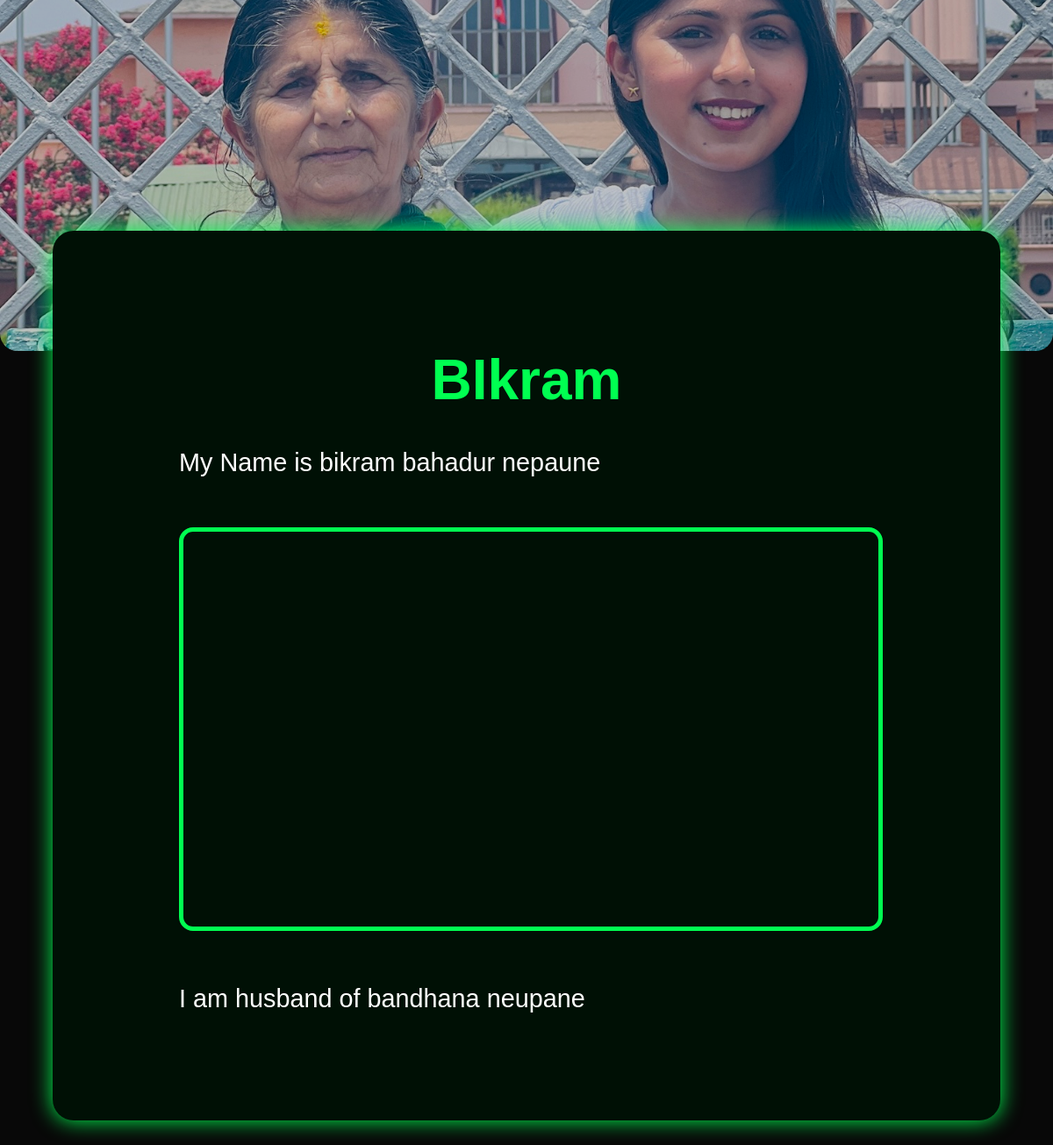
Page /blog/1/ on the committed database.
### main/models.py (models this page shows, shortened)
class Blog(models.Model):
    title = models.CharField( max_length=100)
    banner = models.ImageField(upload_to='banner')
    intro = models.TextField()
    discription = models.TextField()
    iframe = models.TextField(null=True, blank=True)
    image = models.ImageField(upload_to='image', null=True, blank=True)
    created_at = models.DateTimeField(auto_now_add=True)

### main/views.py (the view)
# urls.py: path('blog/<int:id>/', views.BLogView.as_view(), name="Blog"),
class BLogView(View):
    def get(self, request, id):
        blogs = Blog.objects.filter(id=id)
        return render(request, "blog.html", {'blogs': blogs})

### templates/blog.html (shortened to what this page needs)
{%load static%}
<!DOCTYPE html>
<html lang="en">
<head>
    <link rel="stylesheet" href="{%static 'css/styleblog.css'%}" />
</head>
<body>
    <header class="project-header">
        <img src="{{blogs.0.banner.url}}" alt="Project Banner" class="banner-img">
    </header>
    <section class="project-details">
        <h1>{{blogs.0.title}}</h1>
        <p>{{blogs.0.intro}}</p>
        <div class="video-container">
            {% if blogs.0.iframe %}
                {{blogs.0.iframe | safe}}
            {% else %}
                <img width="512" height="512" src="{{blogs.0.image.url}}">
            {% endif %}
        </div>
        <p>{{blogs.0.discription}}</p>
    </section>
</body>
</html>

### static/css/styleblog.css (style rules this page uses)
:root { --bg-color: #080808; --second-bg-color: #001005; --text-color: white; --main-color: #00ff51; }
body { font-family: "Poppins", sans-serif; background-color: var(--bg-color); color: var(--text-color); margin: 0; padding: 0; }
.project-header { position: relative; width: 100%; height: 50vh; overflow: hidden; }
.banner-img { width: 100%; height: 100%; object-fit: cover; filter: brightness(0.8); border-bottom-left-radius: 20px; border-bottom-right-radius: 20px; }
.project-details { padding: 5rem 12%; background-color: var(--second-bg-color); border-radius: 1.5rem; box-shadow: 0 0 25px var(--main-color); margin: -10vh 5% 5vh; position: relative; z-index: 1; }
.project-details h1 { font-size: 4rem; color: var(--main-color); margin-bottom: 2rem; text-align: center; animation: bounce 2s infinite; }
.project-details p { font-size: 1.8rem; line-height: 1.8; margin: 2rem 0; text-align: justify; }
.video-container { text-align: center; margin: 3rem 0; }
iframe { width: 100%; max-width: 800px; height: 450px; border: 5px solid var(--main-color); border-radius: 1rem; }

### rows in the picture
Blog: banner (picture), title "BIkram", intro "My Name is bikram bahadur nepaune", discription "I am husband of bandhana neupane"
